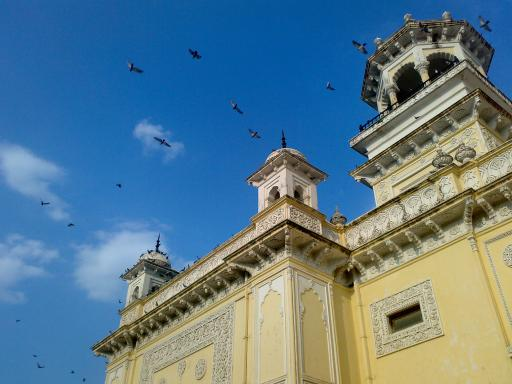
#> input picture img/home.jpg, 512 x 384 px
$ python tutorial_9_10_histogram.py   (older library calls are emulated)
#> lines starting #> are read from the running program, lines starting #| are printed output that depends on the picture; after the words box and inside, x2 and y2 are one past the last pixel; in counts of white or black regions, pixels touching at a corner belong together
#> further down, src is the input picture: shape (384, 512, 3); mean B, G, R 141.2, 123.9, 91.6
import cv2 as cv
import matplotlib.pyplot as plt
import numpy as np


# 灰度图像直方图
# [88 lines left out: functions plot_demo, image_hist, equalHist_demo, create_rgb_demo, hist_compare, hist2d_demo, not called in this run]


# 反向投影
def back_prijection_demo():
    sample = cv.imread("img/sample.jpg")
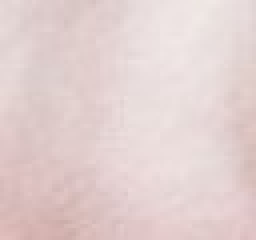
#> input picture img/sample.jpg, 64 x 60 px (shown 4 times larger)
#> sample is the input picture: shape (60, 64, 3); mean B, G, R 207.8, 208.6, 226.8
    target = cv.imread("img/target.jpg")
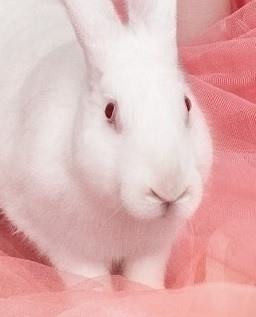
#> input picture img/target.jpg, 256 x 317 px
#> target is the input picture: shape (317, 256, 3); mean B, G, R 180.7, 181.7, 225.4

    cv.imshow("sample", sample)
    cv.imshow("target", target)

    sample_hsv = cv.cvtColor(sample, cv.COLOR_BGR2HSV)
#> sample_hsv: shape (60, 64, 3); mean H, S, V 19.6, 21.6, 226.8
    target_hsv = cv.cvtColor(target, cv.COLOR_BGR2HSV)
#> target_hsv: shape (317, 256, 3); mean H, S, V 39.5, 52.3, 225.4

    # 可通过调整参数histSize，改善投影碎片化现象，因为减小histSize，bins的大小变大
    # sample_hist = cv.calcHist([sample_hsv], [0, 1], None, [180, 256], [0, 180, 0, 256])
    sample_hist = cv.calcHist([sample_hsv], [0, 1], None, [32, 48], [0, 180, 0, 256])
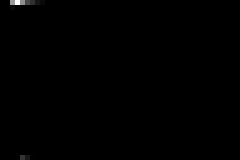
#> sample_hist: shape (32, 48) float32 (shown 5 times larger); min 0, max 1230, mean 2.5; drawn with min black and max white

    # 归一化函数normalize
    # src：输入数组，
    # dst：输出数组，支持原地运算，
    # alpha：range normalization模式的最小值，
    # beta：range normalization模式的最大值，不用于norm normalization(范数归一化)模式，
    # normType：归一化的类型，一般较常用 NORM_MINMAX (数组的数值被平移或缩放到一个指定的范围，线性归一化)。
    cv.normalize(sample_hist, sample_hist, 0, 255, cv.NORM_MINMAX)
#> sample_hist: shape (32, 48) float32; 0.85% of pixels changed, all inside (x1, y1, x2, y2) = (2, 0, 9, 32)

    dst = cv.calcBackProject([target_hsv], [0, 1], sample_hist, [0, 180, 0, 256], 1)
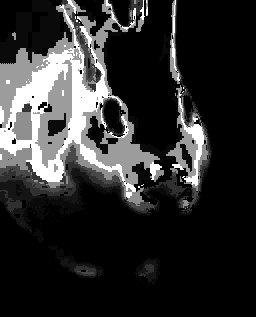
#> dst: shape (317, 256); min 0, max 255, mean 45.5

    cv.imshow("dst", dst)


src = cv.imread("img/home.jpg")  # 读入图片放进src中
cv.namedWindow("demo")  # 创建窗口
cv.imshow("demo", src)  # 将src图片放入该创建的窗口中

# [13 lines of commented-out code are left out]
back_prijection_demo()

cv.waitKey(0) # 等有键输入或者1000ms后自动将窗口消除，0表示只用键输入结束窗口
cv.destroyAllWindows()  # 关闭所有窗口
